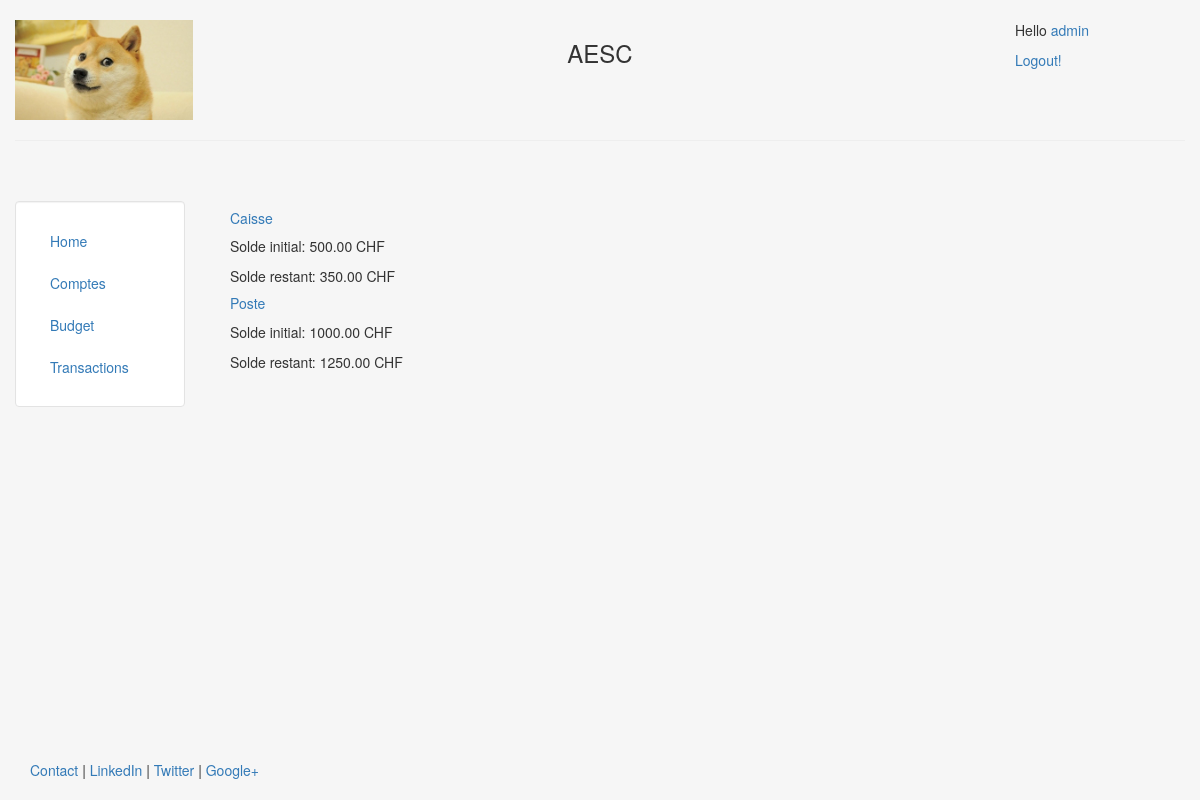
The app's page /comptes (signed in), older data.
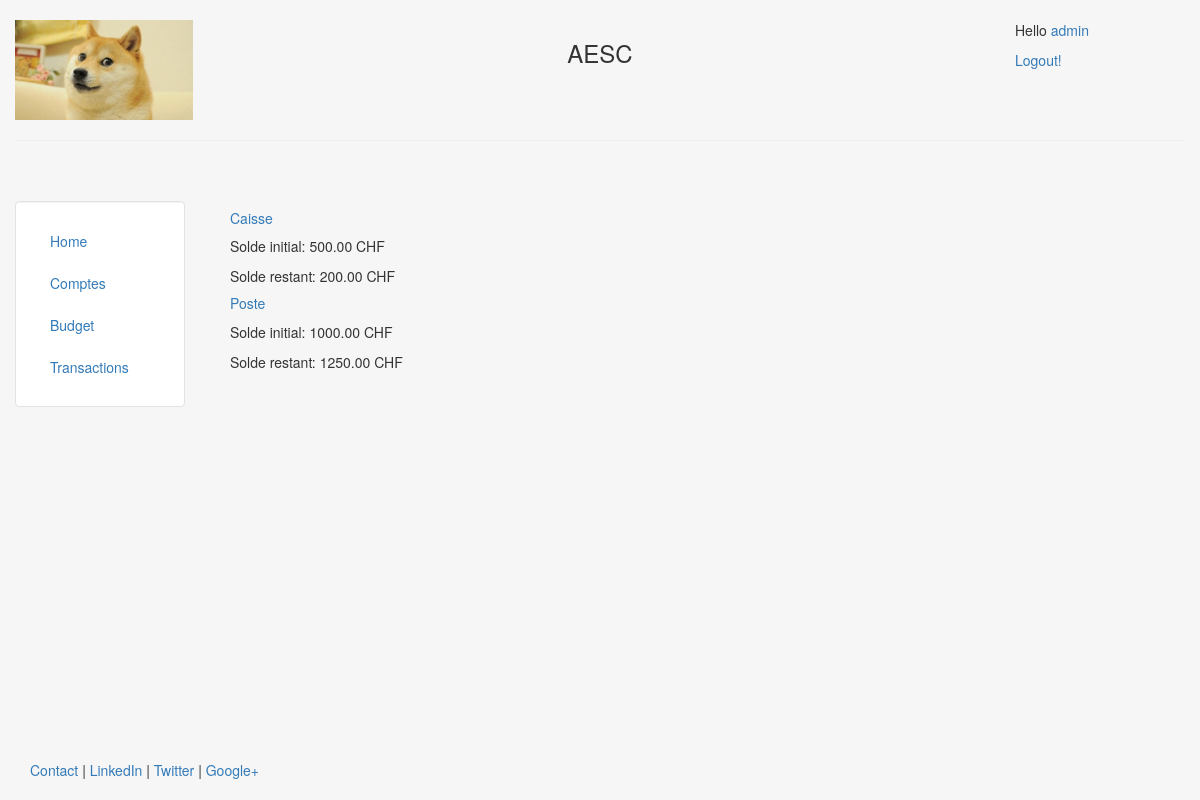
The same page, newer data.
### compta/models.py (models this page shows, shortened)
class Compte(models.Model):
    nom = models.CharField(max_length = 140)
    somme_depart = models.DecimalField( max_digits=11, decimal_places=2)
    somme_actuelle = models.DecimalField(max_digits=11, decimal_places=2)

### compta/views.py (the view)
# urls.py: url(r'^comptes$', views.ListingView.as_view(
class ListingView(ListView):
    @method_decorator(login_required)
    def dispatch(self, request, *args, **kwargs):
        return super().dispatch(request, *args, **kwargs)

### templates/compta/compte.html
{% extends "compta/header.html" %}
{% block content %}
	{% for c in object_list %}
		<h5><a href="/compte/{{c.id}}">  {{ c.nom }}</a></h5>
        <p>Solde initial: {{ c.somme_depart }} CHF</p>
        <p>Solde restant: {{ c.somme_actuelle }} CHF</p>
	{% endfor %}
{% endblock %}

Row changes from the older to the newer data that the page shows:
changed Compte "Caisse": somme_actuelle "350.00" → "200.00"
